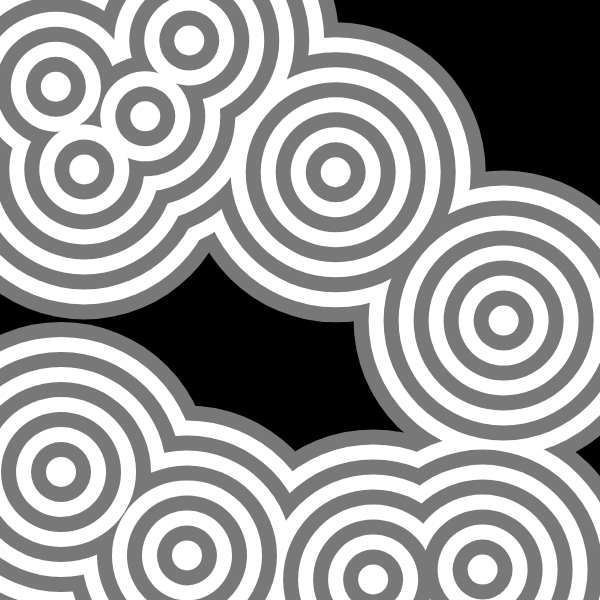
Frame 1 (no input)
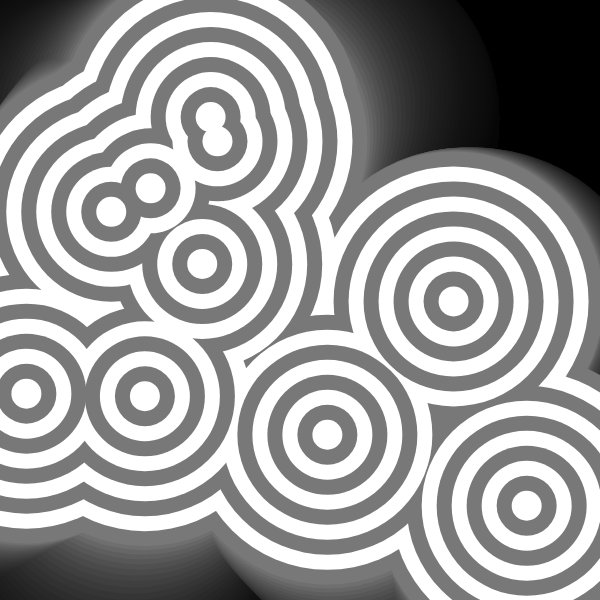
Frame 60 (no input)
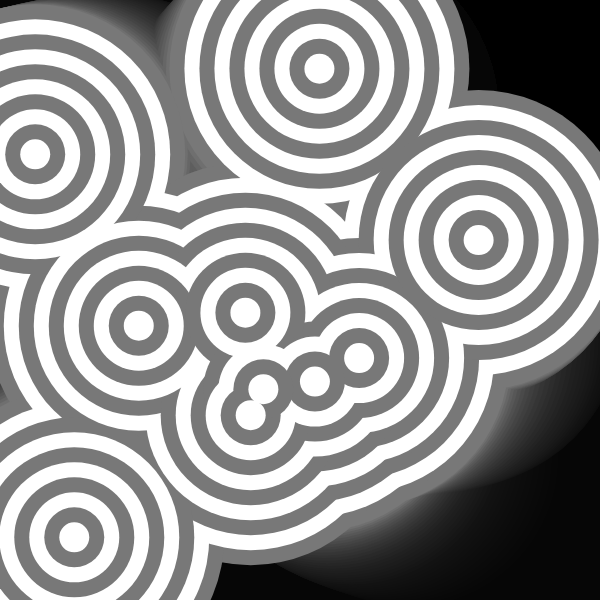
Frame 120 (the mouse pressed at the canvas centre since frame 60)

The p5.js sketch that drew these frames (run headless with seeded random() and noise() and a simulated clock; from frame 60 on, the mouse is pressed at the canvas centre):

// p5.js sketch
// ── sketch.js

var t = 0;
function setup() {
  w = 600;
    var canvas;
    if(windowWidth>=600 && windowHeight >=600){
      canvas = createCanvas(600, 600);
    }
    else{
      canvas = createCanvas(windowWidth, windowHeight - 100);
    }

  var x = (windowWidth - width) / 2;
  var y = (windowHeight - height) / 2;

  canvas.position(x, y);
  background(0);
  noStroke();
  rectMode(CENTER)

}
function draw() {
  background(0, 20)
  for(i=10;i>0;i--){
    fill(i%2?255:120);
    for(j=0;j<10;j++){
      ellipse(2*w*noise(j,t,0)-w/2,2*w*noise(j,t,1)-w/2,w*i/20, w*i/20);
    }
  }
  t+=.004;
}
